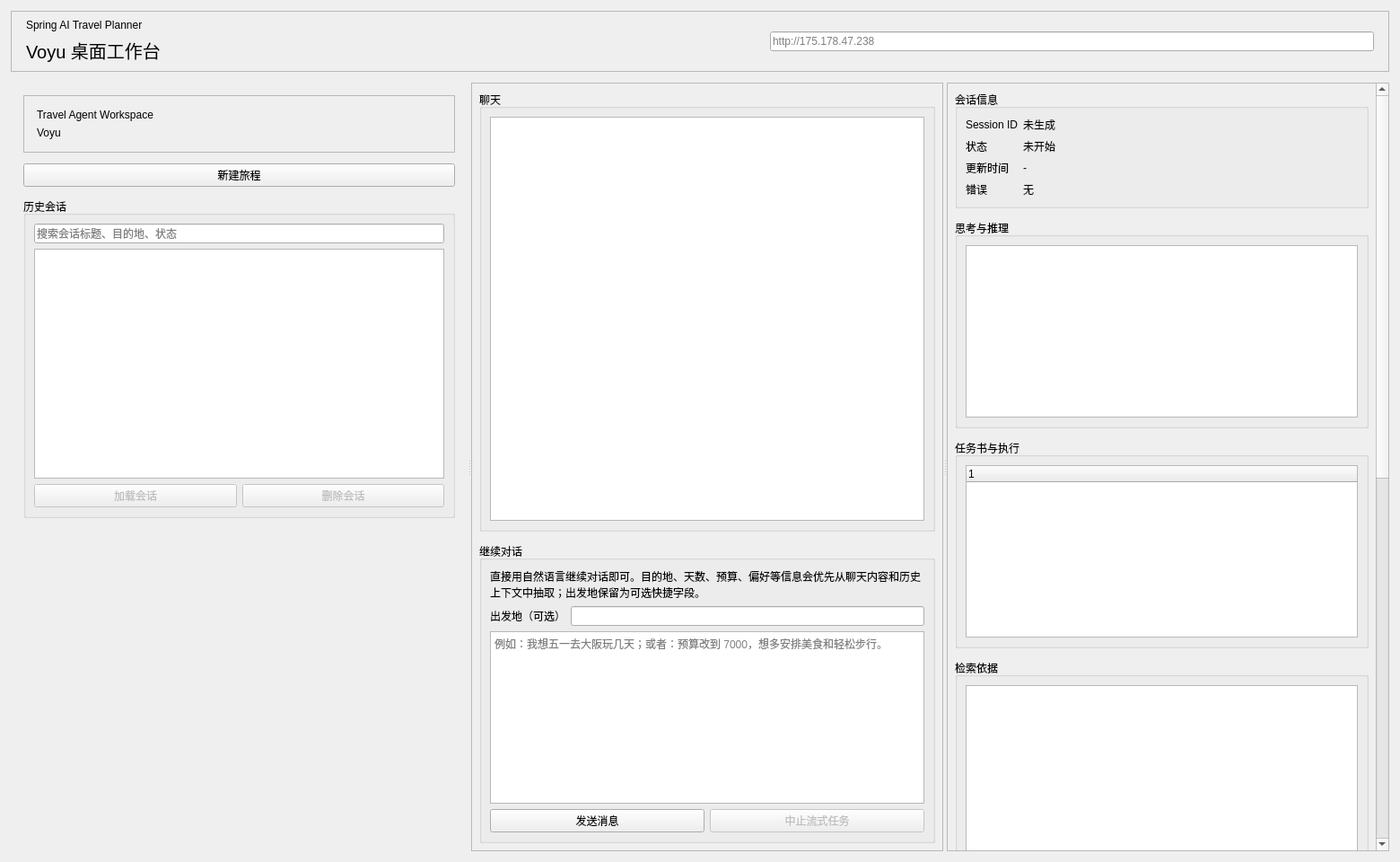
<?xml version="1.0" encoding="UTF-8"?>
<ui version="4.0">
 <class>MainWindow</class>
 <widget class="QMainWindow" name="MainWindow">
  <property name="geometry">
   <rect>
    <x>0</x>
    <y>0</y>
    <width>1560</width>
    <height>960</height>
   </rect>
  </property>
  <property name="windowTitle">
   <string>Voyu Desktop</string>
  </property>
  <widget class="QWidget" name="centralWidget">
   <layout class="QVBoxLayout" name="rootLayout">
    <property name="spacing">
     <number>12</number>
    </property>
    <property name="leftMargin">
     <number>12</number>
    </property>
    <property name="topMargin">
     <number>12</number>
    </property>
    <property name="rightMargin">
     <number>12</number>
    </property>
    <property name="bottomMargin">
     <number>12</number>
    </property>

    <!-- ═══════════════════════════════════════════════════════════
         顶栏：标题 + BaseURL 输入
         ═══════════════════════════════════════════════════════════ -->
    <item>
     <widget class="QFrame" name="headerFrame">
      <property name="sizePolicy">
       <sizepolicy hsizetype="Preferred" vsizetype="Fixed">
        <horstretch>0</horstretch>
        <verstretch>0</verstretch>
       </sizepolicy>
      </property>
      <property name="frameShape">
       <enum>QFrame::Shape::StyledPanel</enum>
      </property>
      <layout class="QHBoxLayout" name="headerLayout">
       <property name="leftMargin">
        <number>16</number>
       </property>
       <property name="topMargin">
        <number>8</number>
       </property>
       <property name="rightMargin">
        <number>16</number>
       </property>
       <property name="bottomMargin">
        <number>8</number>
       </property>
       <item>
        <layout class="QVBoxLayout" name="titleLayout">
         <item>
          <widget class="QLabel" name="eyebrowLabel">
           <property name="text">
            <string>Spring AI Travel Planner</string>
           </property>
          </widget>
         </item>
         <item>
          <widget class="QLabel" name="titleLabel">
           <property name="font">
            <font>
             <pointsize>15</pointsize>
            </font>
           </property>
           <property name="text">
            <string>Voyu 桌面工作台</string>
           </property>
          </widget>
         </item>
        </layout>
       </item>
       <item>
        <spacer name="headerSpacer">
         <property name="orientation">
          <enum>Qt::Orientation::Horizontal</enum>
         </property>
         <property name="sizeHint" stdset="0">
          <size>
           <width>40</width>
           <height>20</height>
          </size>
         </property>
        </spacer>
       </item>
       <item>
        <widget class="QLineEdit" name="baseUrlEdit">
         <property name="sizePolicy">
          <sizepolicy hsizetype="MinimumExpanding" vsizetype="Fixed">
           <horstretch>0</horstretch>
           <verstretch>0</verstretch>
          </sizepolicy>
         </property>
         <property name="minimumSize">
          <size>
           <width>320</width>
           <height>0</height>
          </size>
         </property>
         <property name="placeholderText">
          <string>http://175.178.47.238</string>
         </property>
        </widget>
       </item>
      </layout>
     </widget>
    </item>

    <!-- ═══════════════════════════════════════════════════════════
         主体：三栏水平 Splitter
         ═══════════════════════════════════════════════════════════ -->
    <item>
     <widget class="QSplitter" name="mainSplitter">
      <property name="orientation">
       <enum>Qt::Orientation::Horizontal</enum>
      </property>

      <!-- ─────────────────────────────────────────────────────────
           左栏 320px：品牌 / 新建 / 历史会话
           ───────────────────────────────────────────────────────── -->
      <widget class="QWidget" name="leftPanel">
       <layout class="QVBoxLayout" name="leftPanelLayout">
        <property name="spacing">
         <number>12</number>
        </property>
        <property name="leftMargin">
         <number>14</number>
        </property>
        <property name="topMargin">
         <number>14</number>
        </property>
        <property name="rightMargin">
         <number>14</number>
        </property>
        <property name="bottomMargin">
         <number>14</number>
        </property>

        <!-- 品牌块 -->
        <item>
         <widget class="QFrame" name="brandFrame">
          <property name="frameShape">
           <enum>QFrame::Shape::StyledPanel</enum>
          </property>
          <layout class="QVBoxLayout" name="brandLayout">
           <property name="leftMargin">
            <number>14</number>
           </property>
           <property name="topMargin">
            <number>14</number>
           </property>
           <property name="rightMargin">
            <number>14</number>
           </property>
           <property name="bottomMargin">
            <number>14</number>
           </property>
           <item>
            <widget class="QLabel" name="brandEyebrowLabel">
             <property name="text">
              <string>Travel Agent Workspace</string>
             </property>
            </widget>
           </item>
           <item>
            <widget class="QLabel" name="brandTitleLabel">
             <property name="text">
              <string>Voyu</string>
             </property>
            </widget>
           </item>
          </layout>
         </widget>
        </item>

        <!-- 新建旅程 -->
        <item>
         <widget class="QPushButton" name="newJourneyButton">
          <property name="text">
           <string>新建旅程</string>
          </property>
         </widget>
        </item>

        <!-- 历史会话（含搜索框） -->
        <item>
         <widget class="QGroupBox" name="recentSessionsGroup">
          <property name="title">
           <string>历史会话</string>
          </property>
          <layout class="QVBoxLayout" name="recentSessionsLayout">
           <item>
            <widget class="QLineEdit" name="sessionSearchEdit">
             <property name="placeholderText">
              <string>搜索会话标题、目的地、状态</string>
             </property>
            </widget>
           </item>
           <item>
            <widget class="QListWidget" name="recentSessionsList"/>
           </item>
           <item>
            <layout class="QHBoxLayout" name="recentSessionButtonsLayout">
             <item>
              <widget class="QPushButton" name="loadSessionButton">
               <property name="visible">
                <bool>false</bool>
               </property>
               <property name="enabled">
                <bool>false</bool>
               </property>
               <property name="text">
                <string>加载会话</string>
               </property>
              </widget>
             </item>
             <item>
              <widget class="QPushButton" name="deleteSessionButton">
               <property name="enabled">
                <bool>false</bool>
               </property>
               <property name="text">
                <string>删除会话</string>
               </property>
              </widget>
             </item>
            </layout>
           </item>
          </layout>
         </widget>
        </item>

        <item>
         <spacer name="leftSpacer">
          <property name="orientation">
           <enum>Qt::Orientation::Vertical</enum>
          </property>
          <property name="sizeHint" stdset="0">
           <size>
            <width>20</width>
            <height>40</height>
           </size>
          </property>
         </spacer>
        </item>
       </layout>
      </widget>

      <!-- ─────────────────────────────────────────────────────────
           中间列（fillWidth）：聊天记录（上） + 对话输入（下固定）
           ───────────────────────────────────────────────────────── -->
      <widget class="QScrollArea" name="centerScrollArea">
       <property name="widgetResizable">
        <bool>true</bool>
       </property>
       <widget class="QWidget" name="centerScrollWidget">
        <property name="geometry">
         <rect>
          <x>0</x>
          <y>0</y>
          <width>800</width>
          <height>900</height>
         </rect>
        </property>
        <layout class="QVBoxLayout" name="centerLayout">
         <property name="spacing">
          <number>12</number>
         </property>
         <property name="leftMargin">
          <number>8</number>
         </property>
         <property name="topMargin">
          <number>8</number>
         </property>
         <property name="rightMargin">
          <number>8</number>
         </property>
         <property name="bottomMargin">
          <number>8</number>
         </property>

         <!-- 聊天记录（stretch=4，随窗口拉伸） -->
         <item>
          <widget class="QGroupBox" name="conversationGroup">
           <property name="title">
            <string>聊天</string>
           </property>
           <property name="sizePolicy">
            <sizepolicy hsizetype="Preferred" vsizetype="Expanding">
             <horstretch>0</horstretch>
             <verstretch>4</verstretch>
            </sizepolicy>
           </property>
           <layout class="QVBoxLayout" name="conversationLayout">
            <item>
             <widget class="QListWidget" name="conversationList"/>
            </item>
           </layout>
          </widget>
         </item>

         <!-- 对话输入（stretch=0，高度固定不超过 260px） -->
         <item>
          <widget class="QGroupBox" name="payloadGroup">
           <property name="title">
            <string>继续对话</string>
           </property>
           <property name="sizePolicy">
            <sizepolicy hsizetype="Preferred" vsizetype="Fixed">
             <horstretch>0</horstretch>
             <verstretch>0</verstretch>
            </sizepolicy>
           </property>
           <layout class="QFormLayout" name="payloadLayout">
            <item row="0" column="0" colspan="2">
             <widget class="QLabel" name="payloadHintLabel">
              <property name="wordWrap">
               <bool>true</bool>
              </property>
              <property name="text">
               <string>直接用自然语言继续对话即可。目的地、天数、预算、偏好等信息会优先从聊天内容和历史上下文中抽取；出发地保留为可选快捷字段。</string>
              </property>
             </widget>
            </item>
            <item row="1" column="0">
             <widget class="QLabel" name="departureLabel">
              <property name="text">
               <string>出发地（可选）</string>
              </property>
             </widget>
            </item>
            <item row="1" column="1">
             <widget class="QLineEdit" name="departureEdit"/>
            </item>
            <item row="2" column="0" colspan="2">
             <widget class="QTextEdit" name="messageEdit">
              <property name="placeholderText">
               <string>例如：我想五一去大阪玩几天；或者：预算改到 7000，想多安排美食和轻松步行。</string>
              </property>
             </widget>
            </item>
            <item row="3" column="0" colspan="2">
             <layout class="QHBoxLayout" name="payloadButtonsLayout">
              <item>
               <widget class="QPushButton" name="startPlanButton">
                <property name="text">
                 <string>发送消息</string>
                </property>
               </widget>
              </item>
              <item>
               <widget class="QPushButton" name="abortButton">
                <property name="enabled">
                 <bool>false</bool>
                </property>
                <property name="text">
                 <string>中止流式任务</string>
                </property>
               </widget>
              </item>
             </layout>
            </item>
           </layout>
          </widget>
         </item>

        </layout>
       </widget>
      </widget>

      <!-- ─────────────────────────────────────────────────────────
           右栏 420px：观察面板（从上到下）
           ───────────────────────────────────────────────────────── -->
      <widget class="QScrollArea" name="rightScrollArea">
       <property name="widgetResizable">
        <bool>true</bool>
       </property>
       <widget class="QWidget" name="rightScrollWidget">
        <property name="geometry">
         <rect>
          <x>0</x>
          <y>0</y>
          <width>420</width>
          <height>900</height>
         </rect>
        </property>
        <layout class="QVBoxLayout" name="rightLayout">
         <property name="spacing">
          <number>12</number>
         </property>
         <property name="leftMargin">
          <number>8</number>
         </property>
         <property name="topMargin">
          <number>8</number>
         </property>
         <property name="rightMargin">
          <number>8</number>
         </property>
         <property name="bottomMargin">
          <number>8</number>
         </property>

         <!-- 会话信息 -->
         <item>
          <widget class="QGroupBox" name="sessionGroup">
           <property name="title">
            <string>会话信息</string>
           </property>
           <layout class="QFormLayout" name="sessionLayout">
            <item row="0" column="0">
             <widget class="QLabel" name="sessionIdLabel">
              <property name="text">
               <string>Session ID</string>
              </property>
             </widget>
            </item>
            <item row="0" column="1">
             <widget class="QLabel" name="sessionIdValueLabel">
              <property name="text">
               <string>未生成</string>
              </property>
              <property name="wordWrap">
               <bool>true</bool>
              </property>
             </widget>
            </item>
            <item row="1" column="0">
             <widget class="QLabel" name="sessionStatusLabel">
              <property name="text">
               <string>状态</string>
              </property>
             </widget>
            </item>
            <item row="1" column="1">
             <widget class="QLabel" name="sessionStatusValueLabel">
              <property name="text">
               <string>未开始</string>
              </property>
             </widget>
            </item>
            <item row="2" column="0">
             <widget class="QLabel" name="updatedAtLabel">
              <property name="text">
               <string>更新时间</string>
              </property>
             </widget>
            </item>
            <item row="2" column="1">
             <widget class="QLabel" name="updatedAtValueLabel">
              <property name="text">
               <string>-</string>
              </property>
             </widget>
            </item>
            <item row="3" column="0">
             <widget class="QLabel" name="errorLabel">
              <property name="text">
               <string>错误</string>
              </property>
             </widget>
            </item>
            <item row="3" column="1">
             <widget class="QLabel" name="errorValueLabel">
              <property name="text">
               <string>无</string>
              </property>
              <property name="wordWrap">
               <bool>true</bool>
              </property>
             </widget>
            </item>
           </layout>
          </widget>
         </item>

         <!-- 思考与推理 -->
         <item>
          <widget class="QGroupBox" name="reasoningGroup">
           <property name="title">
            <string>思考与推理</string>
           </property>
           <layout class="QVBoxLayout" name="reasoningLayout">
            <item>
             <widget class="QListWidget" name="reasoningList"/>
            </item>
           </layout>
          </widget>
         </item>

         <!-- 任务书与执行（只展示最终任务书） -->
         <item>
          <widget class="QGroupBox" name="planGroup">
           <property name="title">
            <string>任务书与执行</string>
           </property>
           <layout class="QVBoxLayout" name="planLayout">
            <item>
             <widget class="QTreeWidget" name="taskTree">
              <column>
               <property name="text">
                <string notr="true">1</string>
               </property>
              </column>
             </widget>
            </item>
           </layout>
          </widget>
         </item>

         <!-- 检索依据 -->
         <item>
          <widget class="QGroupBox" name="knowledgeGroup">
           <property name="title">
            <string>检索依据</string>
           </property>
           <layout class="QVBoxLayout" name="knowledgeLayout">
            <item>
             <widget class="QListWidget" name="knowledgeList"/>
            </item>
           </layout>
          </widget>
         </item>

         <!-- 事件时间线 -->
         <item>
          <widget class="QGroupBox" name="timelineGroup">
           <property name="title">
            <string>事件时间线</string>
           </property>
           <layout class="QVBoxLayout" name="timelineLayout">
            <item>
             <widget class="QListWidget" name="timelineList"/>
            </item>
           </layout>
          </widget>
         </item>

         <!-- 中间件状态 -->
         <item>
          <widget class="QGroupBox" name="infraGroup">
           <property name="title">
            <string>中间件状态</string>
           </property>
           <layout class="QVBoxLayout" name="infraLayout">
            <item>
             <widget class="QTreeWidget" name="infraTree">
              <column>
               <property name="text">
                <string notr="true">1</string>
               </property>
              </column>
             </widget>
            </item>
           </layout>
          </widget>
         </item>

         <!-- 底部弹性间距 -->
         <item>
          <spacer name="rightSpacer">
           <property name="orientation">
            <enum>Qt::Orientation::Vertical</enum>
           </property>
           <property name="sizeHint" stdset="0">
            <size>
             <width>20</width>
             <height>40</height>
            </size>
           </property>
          </spacer>
         </item>

         <!-- finalAnswerGroup 保留但隐藏（代码中可能引用） -->
         <item>
          <widget class="QGroupBox" name="finalAnswerGroup">
           <property name="visible">
            <bool>false</bool>
           </property>
           <property name="title">
            <string>最新助手回复</string>
           </property>
           <layout class="QVBoxLayout" name="finalAnswerLayout">
            <item>
             <widget class="QTextBrowser" name="finalAnswerBrowser"/>
            </item>
           </layout>
          </widget>
         </item>

        </layout>
       </widget>
      </widget>

     </widget>
    </item>
   </layout>
  </widget>
 </widget>
 <resources/>
 <connections/>
</ui>
